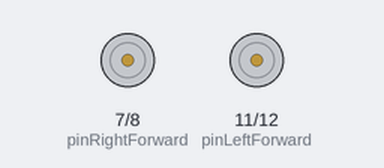
Bench run of a sketch on a simulated Arduino Uno, built with avr-gcc and run on an emulated ATmega328P. On the bench: motor-driver pin pairs drawn as motors (green arrow = first pin HIGH = forward, orange = second pin HIGH = backward, longer = more drive, scaled by the enable pin).

Above: at 0.5 s.
At 2.7 s:
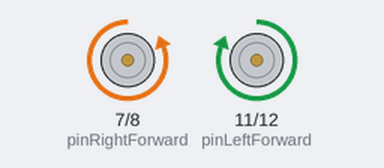
Timing chart, 0 to 7.2 s (numbered marks = the images above):
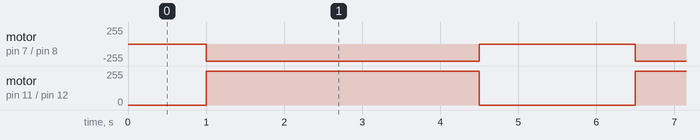

The sketch:

spin_robot.ino
```cpp
// define pins
const int pinON = 6;            // D6 is on/off switch, active LOW
const int pinRightForward = 7;  // connect D7 to FWD
const int pinRightBackward = 8; // connect D8 to BACK
const int pinRightPWM = 9;      // connect D9 to right Vref via Left RC LPF
const int pinLeftPWM = 10;      // connect D10 to left Vref via Left RC LPF
const int pinLeftForward = 11;  // connect D11 to FWD
const int pinLeftBackward = 12; // connect D12 to BACK

// setup pins and initial values
void setup() {
  pinMode(pinON, INPUT_PULLUP);
  pinMode(pinLeftForward, OUTPUT);
  pinMode(pinLeftBackward, OUTPUT);
  pinMode(pinLeftPWM, OUTPUT);
  pinMode(pinRightForward, OUTPUT);
  pinMode(pinRightBackward, OUTPUT);
  pinMode(pinRightPWM, OUTPUT);

  digitalWrite(pinLeftForward, LOW);  // stop forward
  digitalWrite(pinLeftBackward, LOW); // stop backward
  digitalWrite(pinRightForward, LOW);
  digitalWrite(pinRightBackward, LOW);

  analogWrite(pinLeftPWM, 255);       // set Vref, duty-cycle 200/255
  analogWrite(pinRightPWM, 255);
}

void loop() {
  //do {} while (digitalRead(pinON) == HIGH); // wait for ON switch

  delay(1000);

  // go CW
  digitalWrite(pinLeftForward, HIGH);
  digitalWrite(pinRightBackward, HIGH);
  delay(3500);
  // stop
  digitalWrite(pinLeftForward, LOW);
  digitalWrite(pinRightBackward, LOW);

  delay(1000);

  // go CCW
  //digitalWrite(pinRightForward, HIGH);
  //digitalWrite(pinLeftBackward, HIGH);
  //delay(3500);
  // stop
  //digitalWrite(pinRightForward, LOW);
  //digitalWrite(pinLeftBackward, LOW);
}
```

Measured:
- by itself, motor on pin 7 (pinRightForward) / pin 8 (pinRightBackward): alternates backward 255/255 for 3.5 s and stopped for 2.0 s
- by itself, motor on pin 11 (pinLeftForward) / pin 12 (pinLeftBackward): alternates forward 255/255 for 3.5 s and stopped for 2.0 s
